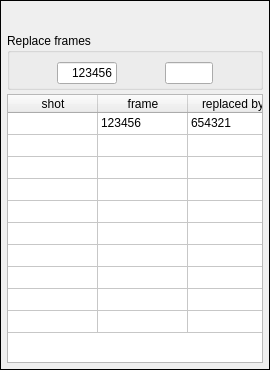
<?xml version="1.0" encoding="UTF-8"?>
<ui version="4.0">
 <class>widget_replace</class>
 <widget class="QWidget" name="widget_replace">
  <property name="geometry">
   <rect>
    <x>0</x>
    <y>0</y>
    <width>270</width>
    <height>370</height>
   </rect>
  </property>
  <property name="sizePolicy">
   <sizepolicy hsizetype="Preferred" vsizetype="Fixed">
    <horstretch>0</horstretch>
    <verstretch>0</verstretch>
   </sizepolicy>
  </property>
  <property name="minimumSize">
   <size>
    <width>0</width>
    <height>370</height>
   </size>
  </property>
  <layout class="QVBoxLayout" name="mainLayout">
   <property name="spacing">
    <number>0</number>
   </property>
   <property name="leftMargin">
    <number>0</number>
   </property>
   <property name="topMargin">
    <number>0</number>
   </property>
   <property name="rightMargin">
    <number>0</number>
   </property>
   <property name="bottomMargin">
    <number>0</number>
   </property>
   <item>
    <widget class="QFrame" name="frame">
     <property name="frameShape">
      <enum>QFrame::Panel</enum>
     </property>
     <property name="frameShadow">
      <enum>QFrame::Plain</enum>
     </property>
     <layout class="QVBoxLayout" name="verticalLayout_2">
      <property name="spacing">
       <number>4</number>
      </property>
      <property name="leftMargin">
       <number>6</number>
      </property>
      <property name="topMargin">
       <number>6</number>
      </property>
      <property name="rightMargin">
       <number>6</number>
      </property>
      <property name="bottomMargin">
       <number>6</number>
      </property>
      <item>
       <layout class="QHBoxLayout" name="horizontalLayout">
        <property name="spacing">
         <number>3</number>
        </property>
        <item>
         <widget class="QPushButton" name="pushButton_set_preview">
          <property name="sizePolicy">
           <sizepolicy hsizetype="Maximum" vsizetype="Maximum">
            <horstretch>0</horstretch>
            <verstretch>0</verstretch>
           </sizepolicy>
          </property>
          <property name="text">
           <string/>
          </property>
          <property name="icon">
           <iconset>
            <normaloff>tools/icons/grey/eye.svg</normaloff>
            <normalon>tools/icons/blue/eye.svg</normalon>
            <disabledoff>tools/icons/grey/eye.svg</disabledoff>
            <disabledon>tools/icons/grey/eye.svg</disabledon>tools/icons/grey/eye.svg</iconset>
          </property>
          <property name="checkable">
           <bool>true</bool>
          </property>
          <property name="flat">
           <bool>true</bool>
          </property>
         </widget>
        </item>
        <item>
         <spacer name="horizontalSpacer">
          <property name="orientation">
           <enum>Qt::Horizontal</enum>
          </property>
          <property name="sizeHint" stdset="0">
           <size>
            <width>5</width>
            <height>20</height>
           </size>
          </property>
         </spacer>
        </item>
        <item>
         <widget class="QPushButton" name="pushButton_discard">
          <property name="sizePolicy">
           <sizepolicy hsizetype="Maximum" vsizetype="Maximum">
            <horstretch>0</horstretch>
            <verstretch>0</verstretch>
           </sizepolicy>
          </property>
          <property name="text">
           <string/>
          </property>
          <property name="icon">
           <iconset>
            <normaloff>tools/icons/grey/undo.svg</normaloff>
            <normalon>tools/icons/purple/undo.svg</normalon>tools/icons/grey/undo.svg</iconset>
          </property>
          <property name="checkable">
           <bool>false</bool>
          </property>
          <property name="autoDefault">
           <bool>false</bool>
          </property>
          <property name="flat">
           <bool>true</bool>
          </property>
         </widget>
        </item>
        <item>
         <widget class="QPushButton" name="pushButton_save">
          <property name="sizePolicy">
           <sizepolicy hsizetype="Maximum" vsizetype="Maximum">
            <horstretch>0</horstretch>
            <verstretch>0</verstretch>
           </sizepolicy>
          </property>
          <property name="text">
           <string/>
          </property>
          <property name="icon">
           <iconset>
            <normaloff>tools/icons/purple/save.svg</normaloff>tools/icons/purple/save.svg</iconset>
          </property>
          <property name="checkable">
           <bool>false</bool>
          </property>
          <property name="autoDefault">
           <bool>false</bool>
          </property>
          <property name="flat">
           <bool>true</bool>
          </property>
         </widget>
        </item>
        <item>
         <widget class="QPushButton" name="pushButton_close">
          <property name="sizePolicy">
           <sizepolicy hsizetype="Maximum" vsizetype="Maximum">
            <horstretch>0</horstretch>
            <verstretch>0</verstretch>
           </sizepolicy>
          </property>
          <property name="text">
           <string/>
          </property>
          <property name="icon">
           <iconset>
            <normaloff>tools/icons/grey/x-square.svg</normaloff>
            <normalon>tools/icons/purple/x-square.svg</normalon>tools/icons/grey/x-square.svg</iconset>
          </property>
          <property name="checkable">
           <bool>false</bool>
          </property>
          <property name="autoDefault">
           <bool>false</bool>
          </property>
          <property name="flat">
           <bool>true</bool>
          </property>
         </widget>
        </item>
       </layout>
      </item>
      <item>
       <widget class="QGroupBox" name="groupBox_replace">
        <property name="sizePolicy">
         <sizepolicy hsizetype="Maximum" vsizetype="Preferred">
          <horstretch>0</horstretch>
          <verstretch>0</verstretch>
         </sizepolicy>
        </property>
        <property name="title">
         <string>Replace frames</string>
        </property>
        <property name="checkable">
         <bool>false</bool>
        </property>
        <property name="checked">
         <bool>false</bool>
        </property>
        <layout class="QHBoxLayout" name="horizontalLayout_2">
         <property name="spacing">
          <number>4</number>
         </property>
         <property name="leftMargin">
          <number>3</number>
         </property>
         <property name="topMargin">
          <number>9</number>
         </property>
         <property name="rightMargin">
          <number>3</number>
         </property>
         <property name="bottomMargin">
          <number>3</number>
         </property>
         <item>
          <widget class="QPushButton" name="pushButton_copy">
           <property name="maximumSize">
            <size>
             <width>70</width>
             <height>16777215</height>
            </size>
           </property>
           <property name="text">
            <string/>
           </property>
           <property name="icon">
            <iconset>
             <normaloff>tools/icons/blue/copy.svg</normaloff>tools/icons/blue/copy.svg</iconset>
           </property>
           <property name="flat">
            <bool>true</bool>
           </property>
          </widget>
         </item>
         <item>
          <widget class="QLineEdit" name="lineEdit_frame_no">
           <property name="sizePolicy">
            <sizepolicy hsizetype="Maximum" vsizetype="Fixed">
             <horstretch>0</horstretch>
             <verstretch>0</verstretch>
            </sizepolicy>
           </property>
           <property name="minimumSize">
            <size>
             <width>60</width>
             <height>0</height>
            </size>
           </property>
           <property name="maximumSize">
            <size>
             <width>70</width>
             <height>16777215</height>
            </size>
           </property>
           <property name="text">
            <string>123456</string>
           </property>
           <property name="alignment">
            <set>Qt::AlignRight|Qt::AlignTrailing|Qt::AlignVCenter</set>
           </property>
           <property name="readOnly">
            <bool>true</bool>
           </property>
          </widget>
         </item>
         <item>
          <widget class="QPushButton" name="pushButton_paste">
           <property name="text">
            <string/>
           </property>
           <property name="icon">
            <iconset>
             <normaloff>tools/icons/grey/arrow-left.svg</normaloff>
             <normalon>tools/icons/blue/arrow-left.svg</normalon>tools/icons/grey/arrow-left.svg</iconset>
           </property>
           <property name="flat">
            <bool>true</bool>
           </property>
          </widget>
         </item>
         <item>
          <widget class="QLineEdit" name="lineEdit_replaced_by">
           <property name="sizePolicy">
            <sizepolicy hsizetype="Maximum" vsizetype="Fixed">
             <horstretch>0</horstretch>
             <verstretch>0</verstretch>
            </sizepolicy>
           </property>
           <property name="maximumSize">
            <size>
             <width>70</width>
             <height>16777215</height>
            </size>
           </property>
           <property name="alignment">
            <set>Qt::AlignRight|Qt::AlignTrailing|Qt::AlignVCenter</set>
           </property>
           <property name="readOnly">
            <bool>true</bool>
           </property>
          </widget>
         </item>
         <item>
          <widget class="QPushButton" name="pushButton_remove">
           <property name="text">
            <string/>
           </property>
           <property name="icon">
            <iconset>
             <normaloff>tools/icons/grey/eraser.svg</normaloff>
             <normalon>tools/icons/blue/eraser.svg</normalon>tools/icons/grey/eraser.svg</iconset>
           </property>
           <property name="flat">
            <bool>true</bool>
           </property>
          </widget>
         </item>
        </layout>
       </widget>
      </item>
      <item>
       <widget class="QTableWidget" name="tableWidget_replace">
        <property name="sizePolicy">
         <sizepolicy hsizetype="MinimumExpanding" vsizetype="Expanding">
          <horstretch>0</horstretch>
          <verstretch>0</verstretch>
         </sizepolicy>
        </property>
        <property name="frameShape">
         <enum>QFrame::StyledPanel</enum>
        </property>
        <property name="frameShadow">
         <enum>QFrame::Sunken</enum>
        </property>
        <property name="horizontalScrollBarPolicy">
         <enum>Qt::ScrollBarAlwaysOff</enum>
        </property>
        <property name="editTriggers">
         <set>QAbstractItemView::SelectedClicked</set>
        </property>
        <property name="showDropIndicator" stdset="0">
         <bool>false</bool>
        </property>
        <property name="dragDropOverwriteMode">
         <bool>false</bool>
        </property>
        <property name="selectionMode">
         <enum>QAbstractItemView::ContiguousSelection</enum>
        </property>
        <property name="selectionBehavior">
         <enum>QAbstractItemView::SelectRows</enum>
        </property>
        <property name="sortingEnabled">
         <bool>false</bool>
        </property>
        <property name="rowCount">
         <number>10</number>
        </property>
        <attribute name="horizontalHeaderDefaultSectionSize">
         <number>90</number>
        </attribute>
        <attribute name="horizontalHeaderStretchLastSection">
         <bool>true</bool>
        </attribute>
        <attribute name="verticalHeaderVisible">
         <bool>false</bool>
        </attribute>
        <attribute name="verticalHeaderMinimumSectionSize">
         <number>22</number>
        </attribute>
        <attribute name="verticalHeaderDefaultSectionSize">
         <number>22</number>
        </attribute>
        <row>
         <property name="text">
          <string>1</string>
         </property>
        </row>
        <row/>
        <row/>
        <row/>
        <row/>
        <row/>
        <row/>
        <row/>
        <row/>
        <row/>
        <column>
         <property name="text">
          <string>shot</string>
         </property>
        </column>
        <column>
         <property name="text">
          <string>frame</string>
         </property>
        </column>
        <column>
         <property name="text">
          <string>replaced by</string>
         </property>
        </column>
        <item row="0" column="1">
         <property name="text">
          <string>123456</string>
         </property>
        </item>
        <item row="0" column="2">
         <property name="text">
          <string>654321</string>
         </property>
        </item>
       </widget>
      </item>
     </layout>
    </widget>
   </item>
  </layout>
 </widget>
 <resources/>
 <connections/>
</ui>
